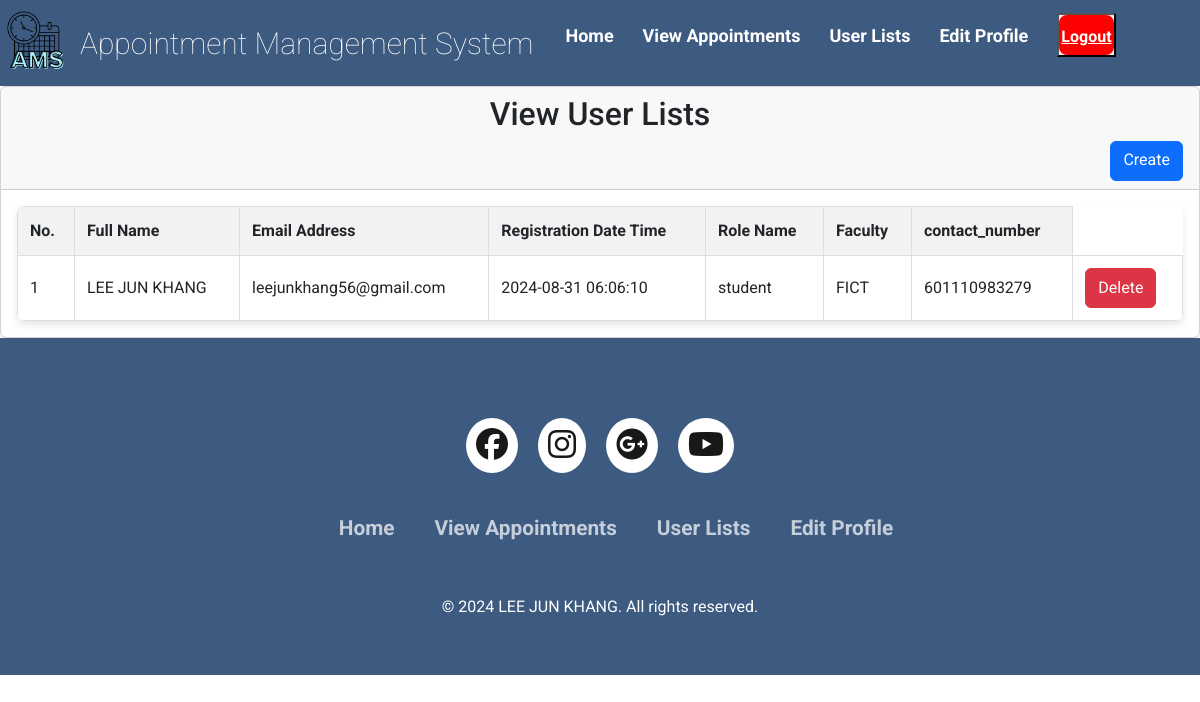
The page /user_view_admin.php on the database as committed earlier.
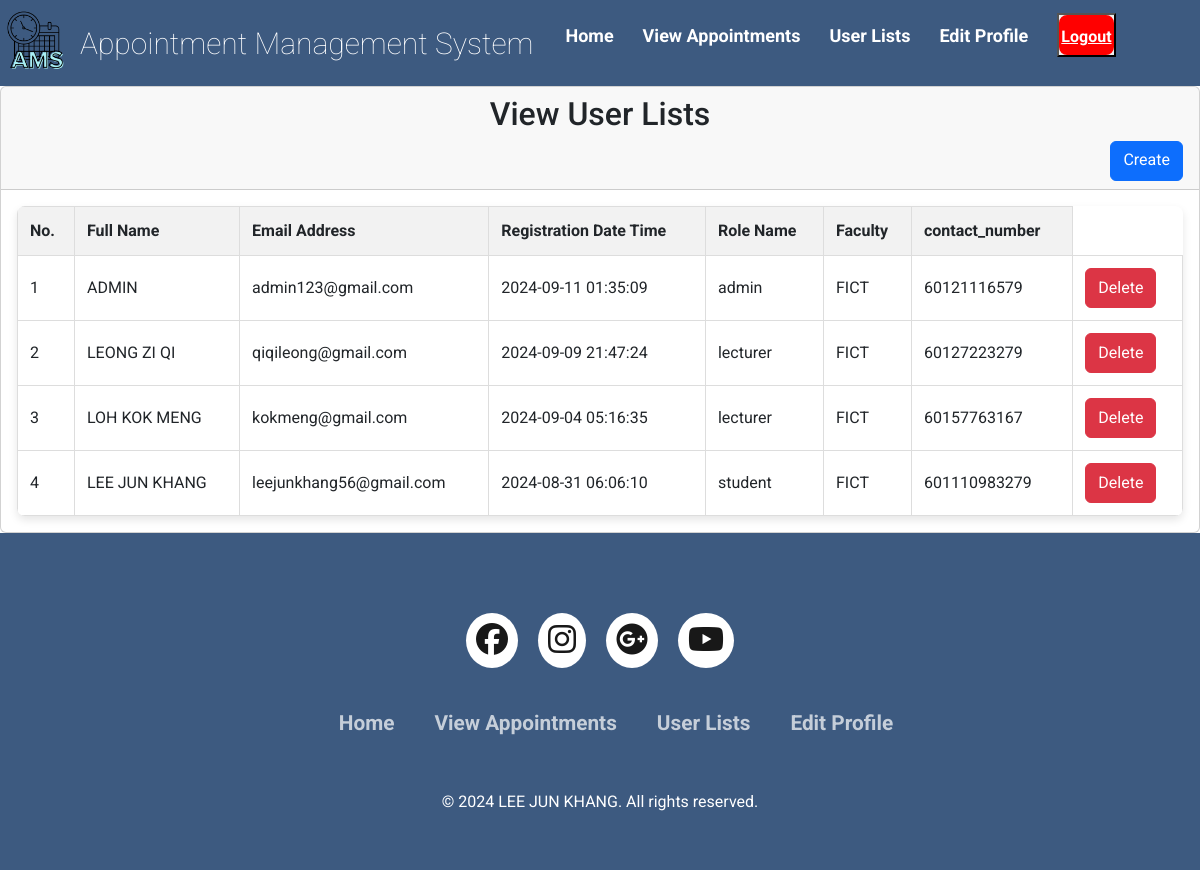
The same page on the database as committed later.
### tables this page shows
CREATE TABLE `users` (
  `id` int(11) NOT NULL,
  `username` varchar(100) NOT NULL,
  `email` varchar(255) NOT NULL,
  `password` varchar(255) NOT NULL,
  `reg_date` datetime NOT NULL,
  `role_id` int(11) NOT NULL,
  `faculty` varchar(20) NOT NULL,
  `contact_number` varchar(13) NOT NULL
);

CREATE TABLE `roles` (
  `id` int(11) NOT NULL,
  `role_name` varchar(100) NOT NULL
);

### user_view_admin.php (the view, shortened to what the changed rows need)
<!DOCTYPE html>
<html lang="en">
<head>
    <link rel="stylesheet" href="css/style.css">
    <link href="https://cdn.jsdelivr.net/npm/bootstrap@5.3.3/dist/css/bootstrap.min.css" rel="stylesheet">
    <link rel="stylesheet" type="text/css" href="https://cdnjs.cloudflare.com/ajax/libs/font-awesome/6.6.0/css/all.min.css">
    <link rel="stylesheet" href="https://unicons.iconscout.com/release/v4.0.0/css/line.css">
</head>
<body>
                    <?php
                    include("database.php");
                    ?>
    <main>
        <div class="main-box top">
            <div class="col-md-12">
                <div class="card">
                    <div class="card-header">
                        <h2 style="text-align: center;">View User Lists</h2>
                    </div>
                    <div class="card-body">
                        <table class="product-table">
                            <thead>
                                <tr>
                                    <th>No.</th>
                                    <th>Full Name</th>
                                    <th>Email Address</th>
                                    <th>Registration Date Time</th>
                                    <th>Role Name</th>
                                    <th>Faculty</th>
                                    <th>contact_number</th>
                                </tr>
                            </thead>
                            <tbody>
                                <?php
                                $count = 1;
                                $sel_query = "SELECT users.*, roles.role_name AS role_name
                                                FROM users
                                                JOIN roles ON users.role_id = roles.id
                                                ORDER BY users.id DESC";
                                $stmt = $con->prepare($sel_query);
                                $stmt->execute();
                                $result = $stmt->get_result();
                                while ($row = mysqli_fetch_assoc($result)) {
                                ?>
                                    <tr>
                                        <td><?php echo $count; ?></td>
                                        <td><?php echo $row["username"]; ?></td>
                                        <td><?php echo $row["email"]; ?></td>
                                        <td><?php echo $row["reg_date"]; ?></td>
                                        <td><?php echo $row["role_name"]; ?></td>
                                        <td><?php echo $row["faculty"]; ?></td>
                                        <td><?php echo $row["contact_number"]; ?></td>
                                        <td>
                                            <button type="button" class="btn btn-danger" data-bs-toggle="modal" data-bs-target="#confirmModalCenter" data-id="<?php echo $row['id']; ?>">Delete</button>
                                        </td>
                                    </tr>
                                <?php
                                    $count++;
                                }
                                ?>
                            </tbody>
                        </table>
                    </div>
                </div>
            </div>
        </div>
    </main>
</body>
</html>

Rows that differ between the two databases and show on the page:
added users: username "ADMIN", email "admin123@gmail.com", reg_date "2024-09-11 01:35:09", role.role_name "admin", faculty "FICT", contact_number "60121116579"
added users: username "LEONG ZI QI", email "qiqileong@gmail.com", reg_date "2024-09-09 21:47:24", role.role_name "lecturer", faculty "FICT", contact_number "60127223279"
added users: username "LOH KOK MENG", email "kokmeng@gmail.com", reg_date "2024-09-04 05:16:35", role.role_name "lecturer", faculty "FICT", contact_number "60157763167"
